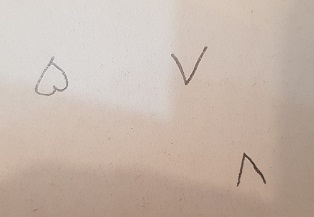
#> input picture ClassVision/Data/numbers.jpg, 314 x 217 px
$ python 'exercise 8.py'
#> lines starting #> are read from the running program, lines starting #| are printed output that depends on the picture; after the words box and inside, x2 and y2 are one past the last pixel; in counts of white or black regions, pixels touching at a corner belong together
import cv2

img = cv2.imread('Data/numbers.jpg', cv2.IMREAD_GRAYSCALE)
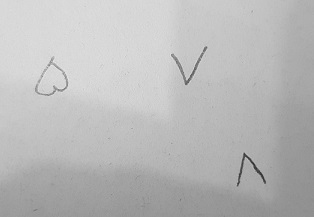
#> img: shape (217, 314); min 43, max 234, mean 185.8
blur = cv2.GaussianBlur(img, (9, 9), 0)
result = cv2.adaptiveThreshold(blur, 255, cv2.ADAPTIVE_THRESH_GAUSSIAN_C, cv2.THRESH_BINARY, 11, 2)
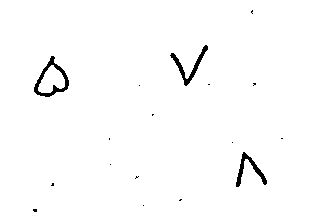
#> result: shape (217, 314); 98.5% white; 17 black regions (14 under 20 px), largest, box (x1, y1, x2, y2) and area: (34, 56, 69, 97) 379, (170, 45, 208, 86) 304, (236, 152, 267, 187) 279
cv2.imshow('image', result)
cv2.waitKey(0)
cv2.destroyAllWindows()

$ run again, with ClassVision/Data/sign.jpg copied over ClassVision/Data/numbers.jpg
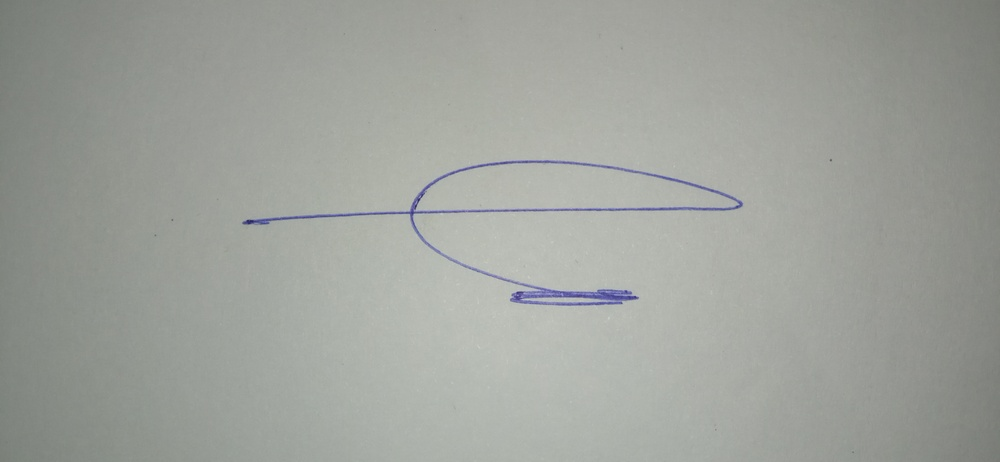
#> input picture ClassVision/Data/sign.jpg, 1000 x 462 px, shrunk from 4160 x 1920 before the run
#> `result = cv2.adaptiveThreshold(blur, 255, cv2.ADAPTIVE_THRESH_GAUSSIAN..`:
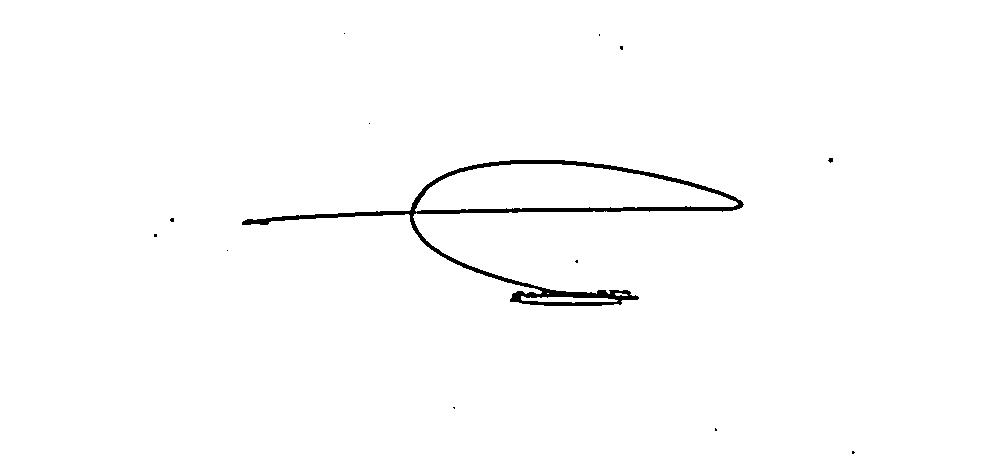
#> result: shape (462, 1000); 98.8% white; 13 black regions (12 under 20 px), largest, box (x1, y1, x2, y2) and area: (242, 160, 744, 306) 5285
